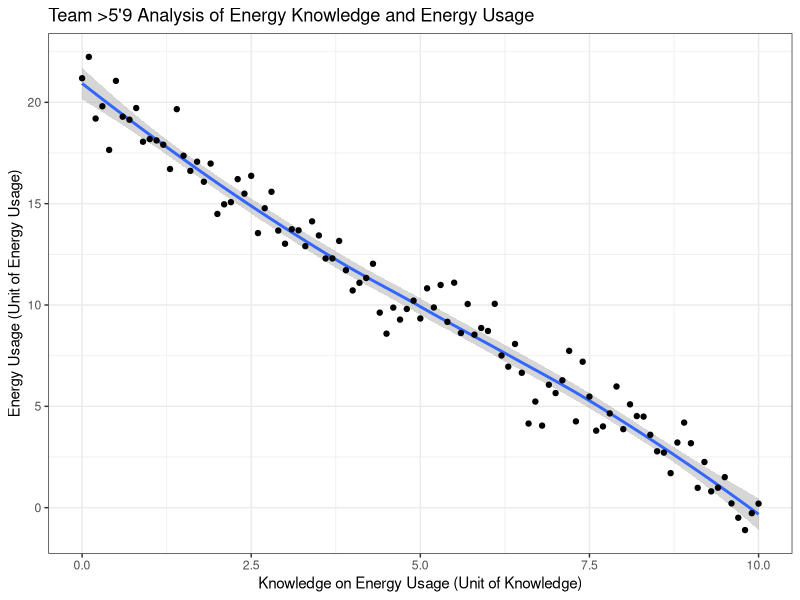
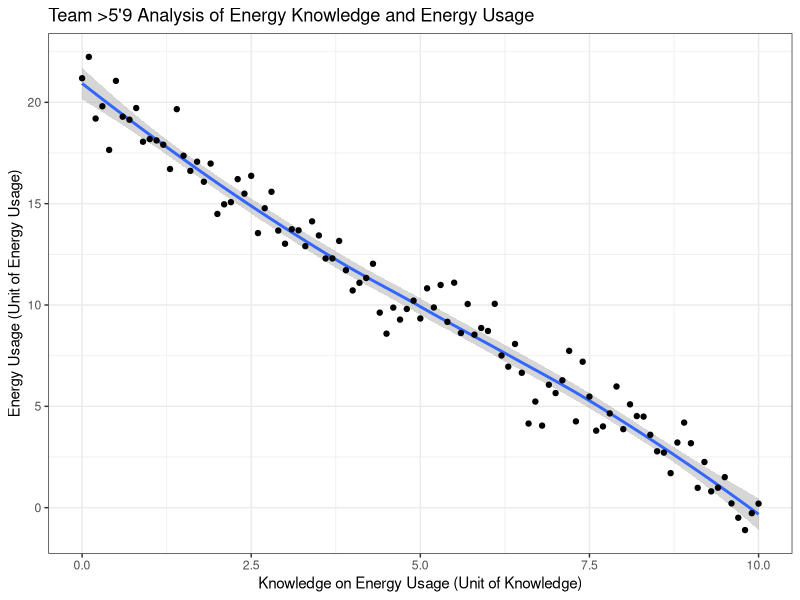

Write the R code that produced these figures, in order.
library(tidyverse)


xs <- seq(0, 10, by = 0.1)
ys <- seq(20, 0, by = -0.2 )
ys <- ys + rnorm(length(xs), mean = 0, sd = 1)
ds <- cbind(xs, ys)

ggplot(ds, aes(x = xs, y = ys)) + geom_smooth()+ 
geom_point()+
labs(x = "Knowledge on Energy Usage (Unit of Knowledge)",
    y = "Energy Usage (Unit of Energy Usage)",
    title = "Team >5'9 Analysis of Energy Knowledge and Energy Usage")+
    theme_bw()

ggsave("docs/assets/figures/energy_use.png", width = 6, height = 4)
